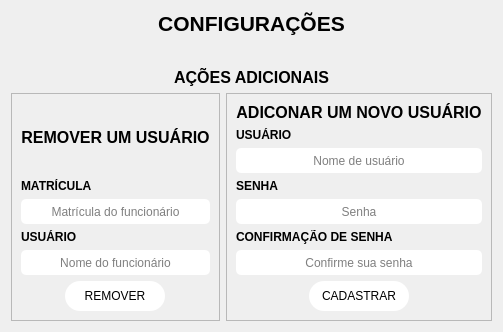
            <widget class="QWidget" name="pg_configuracoes">
             <layout class="QVBoxLayout" name="verticalLayout_17">
              <item>
               <layout class="QVBoxLayout" name="verticalLayout_16">
                <item>
                 <widget class="QLabel" name="label_32">
                  <property name="text">
                   <string>&lt;html&gt;&lt;head/&gt;&lt;body&gt;&lt;p align=&quot;center&quot;&gt;&lt;span style=&quot; font-size:16pt; font-weight:700;&quot;&gt;CONFIGURAÇÕES&lt;/span&gt;&lt;/p&gt;&lt;p align=&quot;center&quot;&gt;&lt;img src=&quot;:/icons/icons/em_desenvolvimento.gif&quot;/&gt;&lt;/p&gt;&lt;/body&gt;&lt;/html&gt;</string>
                  </property>
                 </widget>
                </item>
                <item>
                 <widget class="QLabel" name="label_41">
                  <property name="text">
                   <string>&lt;html&gt;&lt;head/&gt;&lt;body&gt;&lt;p align=&quot;center&quot;&gt;&lt;span style=&quot; font-size:12pt; font-weight:700;&quot;&gt;AÇÕES ADICIONAIS&lt;/span&gt;&lt;/p&gt;&lt;/body&gt;&lt;/html&gt;</string>
                  </property>
                 </widget>
                </item>
                <item>
                 <layout class="QHBoxLayout" name="horizontalLayout_12">
                  <item>
                   <widget class="QFrame" name="frame_config">
                    <property name="styleSheet">
                     <string notr="true">QLineEdit{background-color: white;
border-radius: 5px;
}
QPushButton{background-color: white;
border-radius: 15px;
font: 700;
}
QPushButton:hover{background-color: red;
color: white;
}
QPushButton:pressed{background-color: black;
color: white;
}</string>
                    </property>
                    <property name="frameShape">
                     <enum>QFrame::StyledPanel</enum>
                    </property>
                    <property name="frameShadow">
                     <enum>QFrame::Raised</enum>
                    </property>
                    <layout class="QHBoxLayout" name="horizontalLayout_13">
                     <item>
                      <layout class="QVBoxLayout" name="verticalLayout_19">
                       <item>
                        <widget class="QLabel" name="label_38">
                         <property name="text">
                          <string>&lt;html&gt;&lt;head/&gt;&lt;body&gt;&lt;p align=&quot;center&quot;&gt;&lt;span style=&quot; font-size:12pt; font-weight:700;&quot;&gt;REMOVER UM USUÁRIO&lt;/span&gt;&lt;/p&gt;&lt;/body&gt;&lt;/html&gt;</string>
                         </property>
                        </widget>
                       </item>
                       <item>
                        <layout class="QGridLayout" name="gridLayout_3">
                         <item row="0" column="0">
                          <widget class="QLabel" name="label_39">
                           <property name="text">
                            <string>&lt;html&gt;&lt;head/&gt;&lt;body&gt;&lt;p&gt;&lt;span style=&quot; font-weight:700;&quot;&gt;MATRÍCULA&lt;/span&gt;&lt;/p&gt;&lt;/body&gt;&lt;/html&gt;</string>
                           </property>
                          </widget>
                         </item>
                         <item row="1" column="0">
                          <widget class="QLineEdit" name="txt_matricula">
                           <property name="minimumSize">
                            <size>
                             <width>0</width>
                             <height>25</height>
                            </size>
                           </property>
                           <property name="maximumSize">
                            <size>
                             <width>16777215</width>
                             <height>25</height>
                            </size>
                           </property>
                           <property name="alignment">
                            <set>Qt::AlignCenter</set>
                           </property>
                           <property name="placeholderText">
                            <string>Matrícula do funcionário</string>
                           </property>
                          </widget>
                         </item>
                         <item row="2" column="0">
                          <widget class="QLabel" name="label_40">
                           <property name="text">
                            <string>&lt;html&gt;&lt;head/&gt;&lt;body&gt;&lt;p&gt;&lt;span style=&quot; font-weight:700;&quot;&gt;USUÁRIO&lt;/span&gt;&lt;/p&gt;&lt;/body&gt;&lt;/html&gt;</string>
                           </property>
                          </widget>
                         </item>
                         <item row="3" column="0">
                          <widget class="QLineEdit" name="txt_nomeFunci">
                           <property name="minimumSize">
                            <size>
                             <width>0</width>
                             <height>25</height>
                            </size>
                           </property>
                           <property name="maximumSize">
                            <size>
                             <width>16777215</width>
                             <height>25</height>
                            </size>
                           </property>
                           <property name="alignment">
                            <set>Qt::AlignCenter</set>
                           </property>
                           <property name="placeholderText">
                            <string>Nome do funcionário</string>
                           </property>
                          </widget>
                         </item>
                        </layout>
                       </item>
                       <item alignment="Qt::AlignHCenter">
                        <widget class="QPushButton" name="btn_removerFunci">
                         <property name="minimumSize">
                          <size>
                           <width>100</width>
                           <height>30</height>
                          </size>
                         </property>
                         <property name="maximumSize">
                          <size>
                           <width>100</width>
                           <height>30</height>
                          </size>
                         </property>
                         <property name="text">
                          <string>REMOVER</string>
                         </property>
                        </widget>
                       </item>
                      </layout>
                     </item>
                    </layout>
                   </widget>
                  </item>
                  <item>
                   <widget class="QFrame" name="frame_usuarios">
                    <property name="styleSheet">
                     <string notr="true">QLineEdit{background-color: white;
border-radius: 5px;
}
QPushButton{background-color: white;
border-radius: 15px;
font: 700;
}
QPushButton:hover{background-color: #479bd8;}
QPushButton:pressed{background-color: blue;
color: white;
}</string>
                    </property>
                    <property name="frameShape">
                     <enum>QFrame::StyledPanel</enum>
                    </property>
                    <property name="frameShadow">
                     <enum>QFrame::Raised</enum>
                    </property>
                    <layout class="QHBoxLayout" name="horizontalLayout_14">
                     <item>
                      <layout class="QVBoxLayout" name="verticalLayout_18">
                       <item>
                        <widget class="QLabel" name="label_34">
                         <property name="text">
                          <string>&lt;html&gt;&lt;head/&gt;&lt;body&gt;&lt;p align=&quot;center&quot;&gt;&lt;span style=&quot; font-size:12pt; font-weight:700;&quot;&gt;ADICONAR UM NOVO USUÁRIO&lt;/span&gt;&lt;/p&gt;&lt;/body&gt;&lt;/html&gt;</string>
                         </property>
                        </widget>
                       </item>
                       <item>
                        <layout class="QGridLayout" name="gridLayout_2">
                         <item row="0" column="0">
                          <widget class="QLabel" name="label_35">
                           <property name="text">
                            <string>&lt;html&gt;&lt;head/&gt;&lt;body&gt;&lt;p&gt;&lt;span style=&quot; font-weight:700;&quot;&gt;USUÁRIO&lt;/span&gt;&lt;/p&gt;&lt;/body&gt;&lt;/html&gt;</string>
                           </property>
                          </widget>
                         </item>
                         <item row="1" column="0">
                          <widget class="QLineEdit" name="txt_cUsuario">
                           <property name="minimumSize">
                            <size>
                             <width>0</width>
                             <height>25</height>
                            </size>
                           </property>
                           <property name="alignment">
                            <set>Qt::AlignCenter</set>
                           </property>
                           <property name="placeholderText">
                            <string>Nome de usuário</string>
                           </property>
                          </widget>
                         </item>
                         <item row="2" column="0">
                          <widget class="QLabel" name="label_36">
                           <property name="text">
                            <string>&lt;html&gt;&lt;head/&gt;&lt;body&gt;&lt;p&gt;&lt;span style=&quot; font-weight:700;&quot;&gt;SENHA&lt;/span&gt;&lt;/p&gt;&lt;/body&gt;&lt;/html&gt;</string>
                           </property>
                          </widget>
                         </item>
                         <item row="3" column="0">
                          <widget class="QLineEdit" name="txt_cSenha">
                           <property name="minimumSize">
                            <size>
                             <width>0</width>
                             <height>25</height>
                            </size>
                           </property>
                           <property name="echoMode">
                            <enum>QLineEdit::Password</enum>
                           </property>
                           <property name="alignment">
                            <set>Qt::AlignCenter</set>
                           </property>
                           <property name="placeholderText">
                            <string>Senha</string>
                           </property>
                          </widget>
                         </item>
                         <item row="4" column="0">
                          <widget class="QLabel" name="label_37">
                           <property name="text">
                            <string>&lt;html&gt;&lt;head/&gt;&lt;body&gt;&lt;p&gt;&lt;span style=&quot; font-weight:700;&quot;&gt;CONFIRMAÇÃO DE SENHA&lt;/span&gt;&lt;/p&gt;&lt;/body&gt;&lt;/html&gt;</string>
                           </property>
                          </widget>
                         </item>
                         <item row="5" column="0">
                          <widget class="QLineEdit" name="txt_cConfiSenha">
                           <property name="minimumSize">
                            <size>
                             <width>0</width>
                             <height>25</height>
                            </size>
                           </property>
                           <property name="echoMode">
                            <enum>QLineEdit::Password</enum>
                           </property>
                           <property name="alignment">
                            <set>Qt::AlignCenter</set>
                           </property>
                           <property name="placeholderText">
                            <string>Confirme sua senha</string>
                           </property>
                          </widget>
                         </item>
                        </layout>
                       </item>
                       <item alignment="Qt::AlignHCenter">
                        <widget class="QPushButton" name="btn_cadUsuario">
                         <property name="minimumSize">
                          <size>
                           <width>100</width>
                           <height>30</height>
                          </size>
                         </property>
                         <property name="maximumSize">
                          <size>
                           <width>100</width>
                           <height>30</height>
                          </size>
                         </property>
                         <property name="text">
                          <string>CADASTRAR</string>
                         </property>
                        </widget>
                       </item>
                      </layout>
                     </item>
                    </layout>
                   </widget>
                  </item>
                 </layout>
                </item>
               </layout>
              </item>
             </layout>
            </widget>
